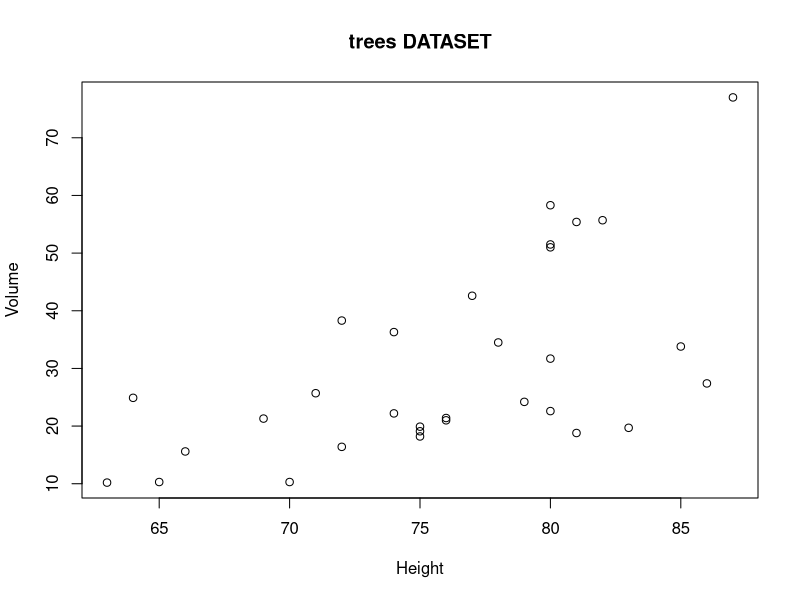
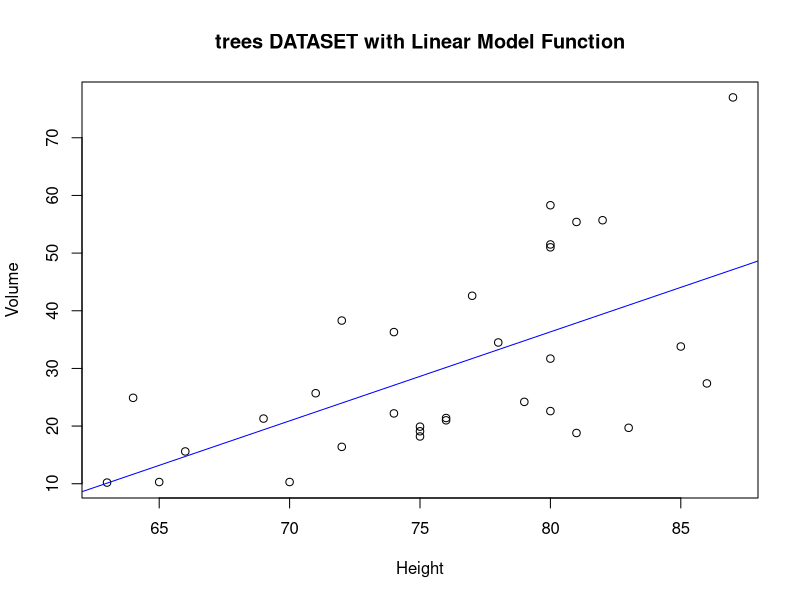
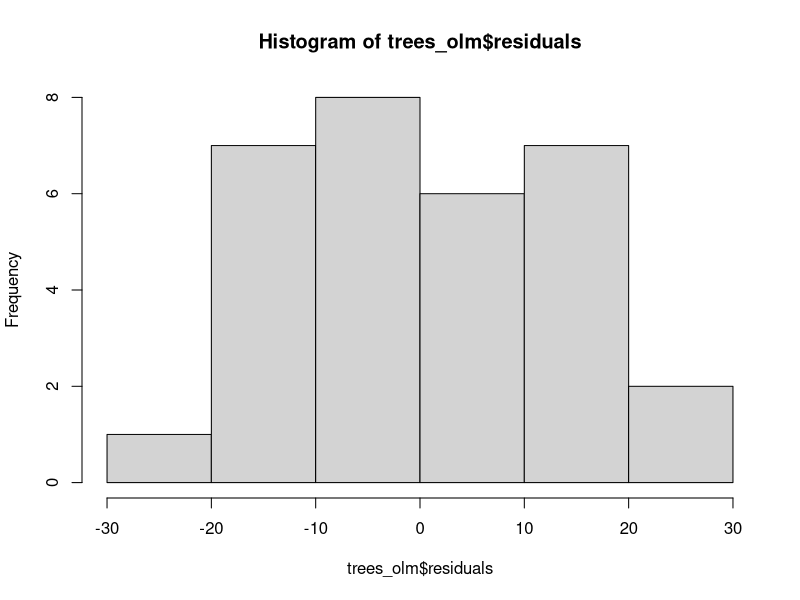
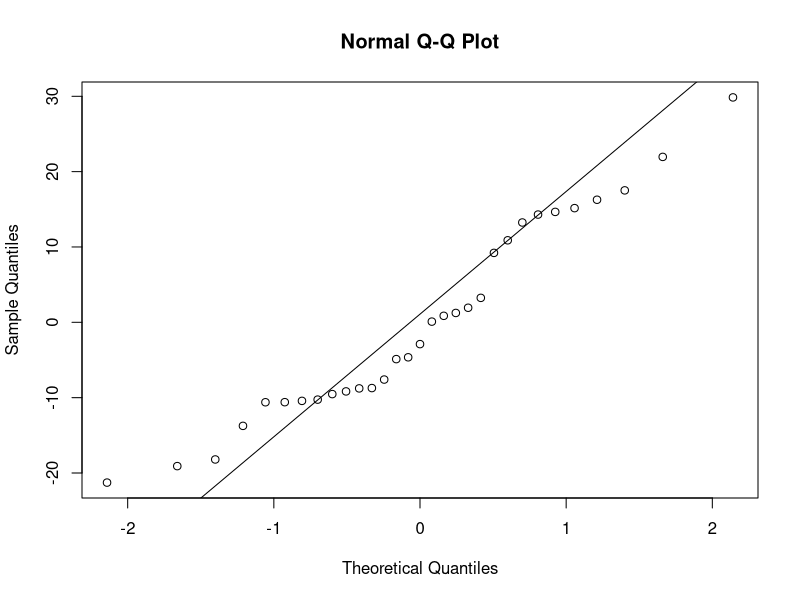
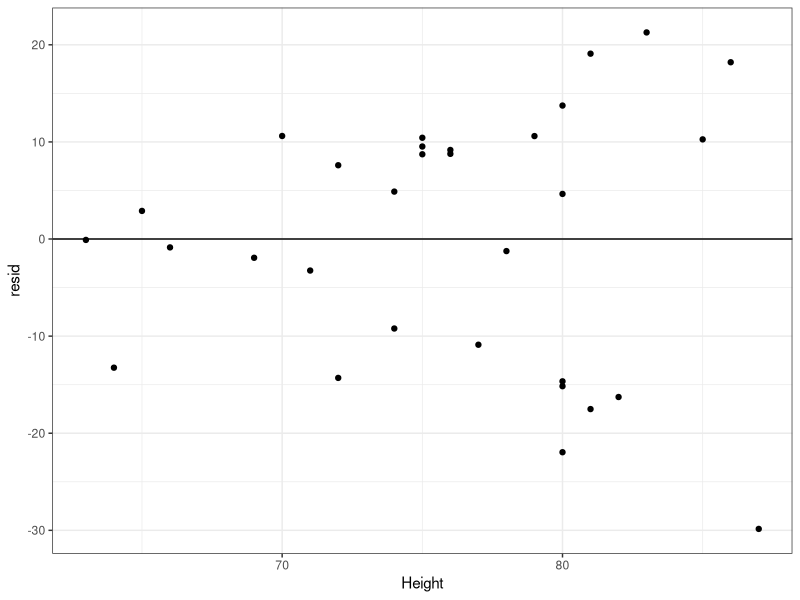

Recreate these plots in R, in order.
## ---- chunk 1
knitr::opts_chunk$set(echo = TRUE)
library(ggplot2)
## ---- chunk 2
#Displaying the trees dataset contents:
str(trees)

#Showing stats with Summary function:
summary(trees)

## ---- chunk 3
plot(trees[,"Height"], trees[,"Volume"], main='trees DATASET', xlab='Height', ylab='Volume')
## ---- chunk 4
# Create a linear model
trees_olm <- lm(Volume ~ Height, data = trees)
trees_olm

plot(trees[,"Height"], trees[,"Volume"], main='trees DATASET with Linear Model Function', xlab='Height', ylab='Volume')

abline(trees_olm, col="blue")

## ---- chunk 5
summary(trees_olm)
## ---- chunk 6
hist(trees_olm$residuals)
qqnorm(resid(trees_olm))
qqline(resid(trees_olm))
## ---- chunk 7
# Ploting Residuals
trees$pred <- predict(trees_olm, newdata = trees)
trees$resid <- trees$pred - trees$Volume

ggplot(trees, aes(x = Height, y = resid)) +
  geom_point() +
  theme_bw() +
  geom_hline(yintercept = 0)

